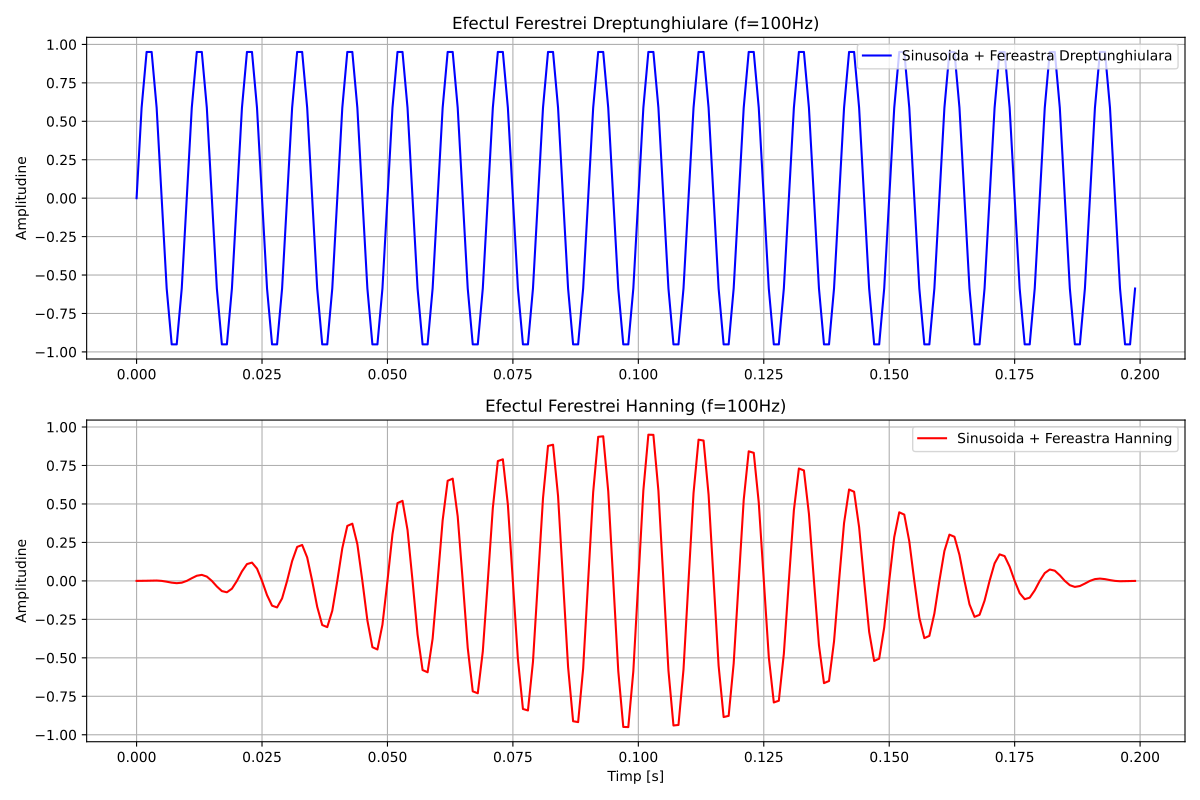

Write Python code to recreate this figure.
import numpy as np
import matplotlib.pyplot as plt

def fereastra_dreptunghiulara(N):
    return np.ones(N)

def fereastra_hanning(N):
    n = np.arange(N)
    return 0.5 * (1 - np.cos(2 * np.pi * n / N))

f = 100
A = 1
phi = 0
Nw = 200
fs = 1000

t = np.arange(Nw) / fs
x = A * np.sin(2 * np.pi * f * t + phi)

w_rect = fereastra_dreptunghiulara(Nw)
w_hann = fereastra_hanning(Nw)

x_rect = x * w_rect
x_hann = x * w_hann

plt.figure(figsize=(12, 8))

plt.subplot(2, 1, 1)
plt.plot(t, x_rect, 'b', label='Sinusoida + Fereastra Dreptunghiulara')
plt.title('Efectul Ferestrei Dreptunghiulare (f=100Hz)')
plt.ylabel('Amplitudine')
plt.grid(True)
plt.legend()

plt.subplot(2, 1, 2)
plt.plot(t, x_hann, 'r', label='Sinusoida + Fereastra Hanning')
plt.title('Efectul Ferestrei Hanning (f=100Hz)')
plt.xlabel('Timp [s]')
plt.ylabel('Amplitudine')
plt.grid(True)
plt.legend()

plt.tight_layout()
plt.savefig("Ex5_ferestre_hanning_rect.pdf")
plt.show()
